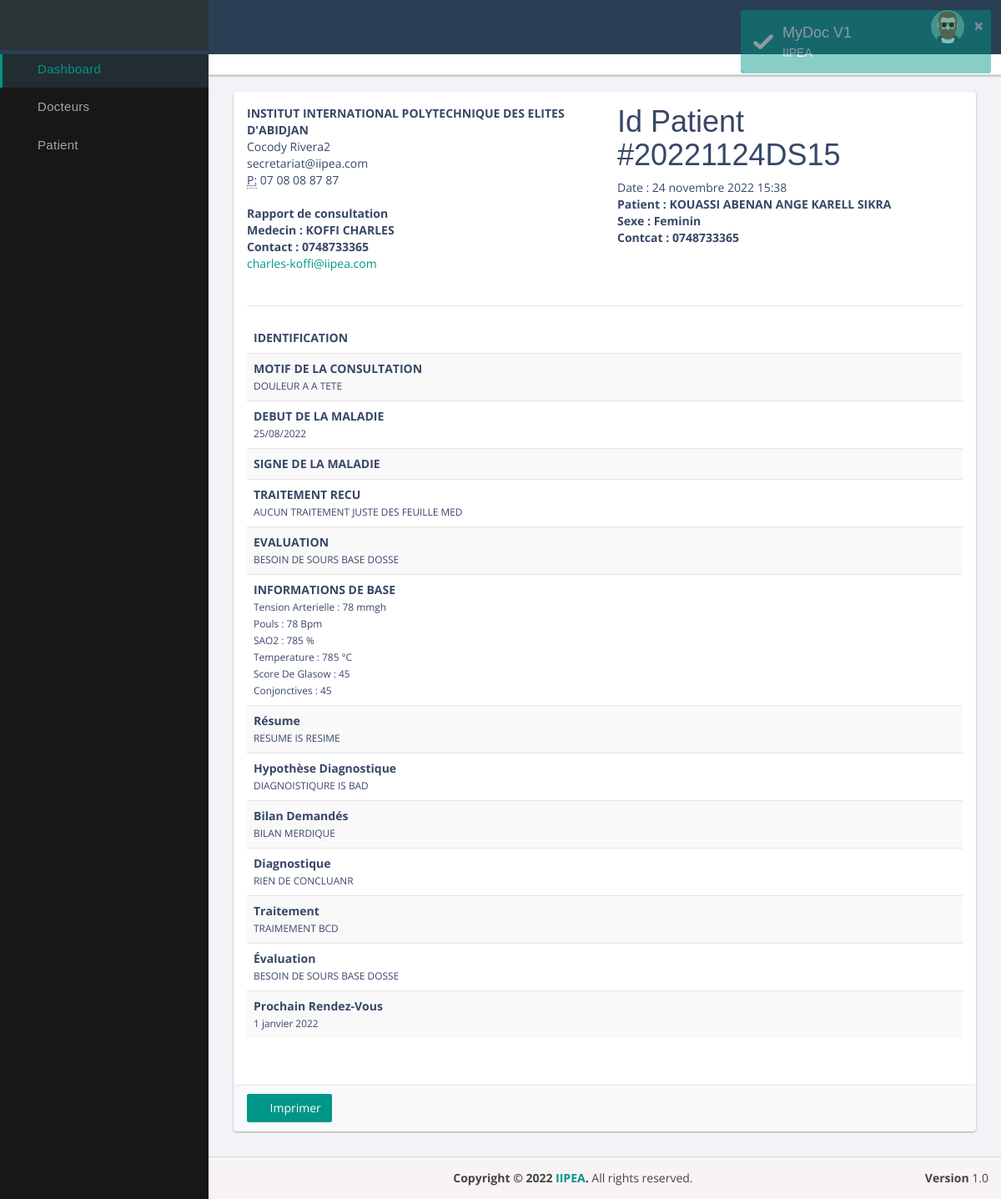
/resume_consultation/2/ (signed in), run on the app's committed database.
### hospital/models.py (models this page shows, shortened)
class Consultation(models.Model):
    docteur = models.ForeignKey(Doctor, related_name="doctor_consultation", on_delete=models.CASCADE, blank=True, null=True)
    patient = models.ForeignKey(Patient,related_name="patient_consultation",on_delete=models.CASCADE, blank=True, null=True)
    motif_de_la_consultation = models.TextField(blank=True)
    debut_de_la_maladie = models.CharField(max_length=50,blank=True)
    signes_de_la_maladie = models.CharField(max_length=100, blank=True)
    traitement_recu = models.TextField(blank=True)
    evaluation = models.TextField(blank=True)
    tension_arterielle  = models.IntegerField(default=0)
    pouls  = models.IntegerField(default=0)
    sao2  = models.IntegerField(default=0)
    temperature  = models.IntegerField(default=0)
    score_de_glasow  = models.IntegerField(default=0)
    conjonctives = models.IntegerField(default=0)
    resume = models.TextField(blank=True)
    hypothese_diagnostique = models.TextField(blank=True)
    bilan_demande = models.TextField(blank=True)
    diagnostic = models.TextField(blank=True)
    traitement = models.TextField(blank=True)
    evoluation = models.TextField(blank=True)
    rendez_vous = models.DateField(null=True, blank=True)
    active = models.BooleanField(default=True)
    created = models.DateTimeField(auto_now_add=True)
    date_update = models.DateTimeField(auto_now=True)
    class Meta:
        verbose_name = 'Consultation'
        verbose_name_plural = 'Consultations'

class Doctor(models.Model):
    user = models.OneToOneField(User, on_delete=models.CASCADE)
    sexe = models.CharField(max_length=10, choices=sexes,)
    telephone  = models.CharField(max_length=10)
    groupe_sanguin = models.CharField(max_length=3, choices=sang,blank=True, null=True)
    active = models.BooleanField(default=True)
    created = models.DateTimeField(auto_now_add=True)
    date_update = models.DateTimeField(auto_now=True)
    class Meta:
        verbose_name = 'Doctor'
        verbose_name_plural = 'Doctors'
    def __str__(self):
        return "{} {}".format(self.user.last_name, self.user.first_name)

class User(AbstractUser):
    is_doctor = models.BooleanField(default=False)
    is_patient = models.BooleanField(default=False)

class Patient(models.Model):
    nom = models.CharField(max_length=50)
    prenom = models.CharField(max_length=50)
    age = models.CharField(max_length=50)
    sexe = models.CharField(max_length=10, choices=sexes,)
    profession = models.CharField(max_length=50)
    domicile = models.CharField(max_length=50)
    nationalite = models.CharField(max_length=50)
    referent = models.CharField(max_length=50)
    telephone = models.CharField(max_length=10)
    groupe_sanguin = models.CharField(max_length=3, choices=sang,blank=True, null=True)
    taille = models.CharField(max_length=50)
    poids = models.CharField(max_length=50)
    imc = models.CharField(max_length=50)
    asthme = models.CharField(max_length=3, choices=status,)
    epilepsie = models.CharField(max_length=3, choices=status,)
    drepanocytose = models.CharField(max_length=3, choices=status,)
    ulcere = models.CharField(max_length=3, choices=status,)
    sinusite = models.CharField(max_length=3, choices=status,)
    diabete = models.CharField(max_length=3, choices=status,)
    hta = models.CharField(max_length=3, choices=status,)
    operation = models.CharField(max_length=3, choices=status,)
    gestite_parite = models.CharField(max_length=50)
    contraception = models.CharField(max_length=3, choices=status,)
    alcool = models.CharField(max_length=3, choices=status,)
    tabac = models.CharField(max_length=3, choices=status,)
    autre = models.CharField(max_length=50, blank=True)
    active = models.BooleanField(default=True)
    created = models.DateTimeField(auto_now_add=True)
    date_update = models.DateTimeField(auto_now=True)
    class Meta:
        verbose_name = 'Patient'
        verbose_name_plural = 'Patients'
    def __str__(self):
        return "{} {}".format(self.nom, self.prenom)
    @property
    def mat(self):
        a = str(self.created)
        return a[:14].replace(' ','DS').replace(':','').replace('-','')

### hospital/views.py (the view)
# urls.py: path('resume_consultation/<int:pk>/',resume ,name="resume"),
@login_required
def resume(request,pk):
    consultation ={ 'consultation': Consultation.objects.get(pk=pk)}
    return render(request,"sites/uses/consultations/resume.html", context=consultation)

### templates/sites/uses/consultations/resume.html (shortened to what this page needs)
{% extends 'sites/base/base.html' %}
{% load static %}
{% load crispy_forms_tags %}
{% block content %}
<div class="row">
    <div class="col-sm-12">
        <div class="panel panel-bd">
            <div class="panel-body">
                <div class="row">
                    <div class="col-sm-6">
                        <address>
                            <strong>INSTITUT INTERNATIONAL POLYTECHNIQUE DES ELITES D'ABIDJAN</strong><br>
                            Cocody Rivera2 <br>
                            secretariat@iipea.com<br>
                            <abbr title="Phone">P:</abbr> 07 08 08 87 87
                        </address>
                        <address>
                            <strong>Rapport de consultation</strong><br>
                            <strong>Medecin : {{consultation.docteur}} </strong><br>
                            <strong>Contact : {{consultation.docteur.telephone}} </strong><br>
                            <a href="mailto:#">{{consultation.docteur.user.username}}</a>
                        </address>
                    </div>
                    <div class="col-sm-6 text-left">
                        <h1 class="m-t-0">Id Patient #{{consultation.patient.mat}}</h1>
                        <div>Date : {{consultation.created}}</div>
                        <strong>Patient : {{consultation.patient}} </strong><br>
                        <strong>Sexe : {{consultation.patient.sexe}} </strong><br>
                        <strong>Contcat : {{consultation.patient.telephone}} </strong><br>
                    </div>
                </div>
                <hr>
                <div class="table-responsive m-b-20">
                    <table class="table table-striped">
                        <thead>
                            <tr>
                                <th>IDENTIFICATION</th>
                            </tr>
                        </thead>
                        <tbody>
                            <tr>
                                <td>
                                    <div>
                                        <strong>MOTIF DE LA CONSULTATION</strong>
                                    </div>
                                    <small>{{ consultation.motif_de_la_consultation}}</small>
                                </td>
                            </tr>
                            <tr>
                                <td>
                                    <div>
                                        <strong>DEBUT DE LA MALADIE</strong>
                                    </div>
                                    <small>{{ consultation.debut_de_la_maladie}}</small>
                                </td>
                            </tr>
                            <tr>
                                <td>
                                    <div>
                                        <strong>SIGNE DE LA MALADIE</strong>
                                    </div>
                                </td>
                            </tr>
                            <tr>
                                <td>
                                    <div>
                                        <strong>TRAITEMENT RECU</strong>
                                    </div>
                                    <small>{{ consultation.traitement_recu}}</small>
                                </td>
                            </tr>
                            <tr>
                                <td>
                                    <div>
                                        <strong>EVALUATION</strong>
                                    </div>
                                    <small>{{ consultation.evaluation}}</small>
                                </td>
                            </tr>
                            <tr>
                                <td>
                                    <div>
                                        <strong>INFORMATIONS DE BASE</strong>
                                    </div>
                                    <small>Tension Arterielle : {{ consultation.tension_arterielle}} mmgh</small><br>
                                    <small>Pouls : {{ consultation.tension_arterielle}} Bpm</small><br>
                                    <small>SAO2 : {{ consultation.sao2}} %</small><br>
                                    <small>Temperature : {{ consultation.sao2}} °C</small><br>
                                    <small>Score De Glasow : {{ consultation.score_de_glasow}}</small><br>
                                    <small>Conjonctives : {{ consultation.score_de_glasow}}</small><br>
                                </td>
                            </tr>
                            <tr>
                                <td>
                                    <div>
                                        <strong>Résume</strong>
                                    </div>
                                    <small>{{ consultation.resume | safe }}</small>
                                </td>
                            </tr>
                            <tr>
                                <td>
                                    <div>
                                        <strong>Hypothèse Diagnostique</strong>
                                    </div>
                                    <small>{{ consultation.hypothese_diagnostique | safe }}</small>
                                </td>
                            </tr>
                            <tr>
                                <td>
                                    <div>
                                        <strong>Bilan Demandés</strong>
                                    </div>
                                    <small>{{ consultation.bilan_demande | safe }}</small>
                                </td>
                            </tr>
                            <tr>
                                <td>
                                    <div>
                                        <strong>Diagnostique</strong>
                                    </div>
                                    <small>{{ consultation.diagnostic | safe }}</small>
                                </td>
                            </tr>
                            <tr>
                                <td>
                                    <div>
                                        <strong>Traitement</strong>
                                    </div>
                                    <small>{{ consultation.traitement | safe }}</small>
                                </td>
                            </tr>
                            <tr>
                                <td>
                                    <div>
                                        <strong>Évaluation</strong>
                                    </div>
                                    <small>{{ consultation.evaluation | safe }}</small>
                                </td>
                            </tr>
                            <tr>
                                <td>
                                    <div>
                                        <strong>Prochain Rendez-Vous</strong>
                                    </div>
                                    <small>{{ consultation.rendez_vous }}</small>
                                </td>
                            </tr>
                        </tbody>
                    </table>
                </div>
                <div class="row">
                    <div class="col-sm-4">
                    </div>
                </div>
            </div>
            <div class="panel-footer text-left">
                <button type="button" class="btn btn-info" onclick="window.print()"><span class="fa fa-print"></span>
                    Imprimer</button>
            </div>
        </div>
    </div>
</div>
{% endblock content %}

### data on the page
Consultation: docteur "KOFFI CHARLES", docteur.telephone "0748733365", docteur.user.username "charles-koffi@iipea.com", patient.mat "20221124DS15", created "24 novembre 2022 15:38", patient "KOUASSI ABENAN ANGE KARELL SIKRA", patient.sexe "Feminin", patient.telephone "0748733365", motif_de_la_consultation "DOULEUR A A TETE", debut_de_la_maladie "25/08/2022", traitement_recu "AUCUN TRAITEMENT JUSTE DES FEUILLE MED", evaluation "BESOIN DE SOURS BASE DOSSE", tension_arterielle "78", sao2 "785", score_de_glasow "45", resume "RESUME IS RESIME", hypothese_diagnostique "DIAGNOISTIQURE IS BAD", bilan_demande "BILAN MERDIQUE", diagnostic "RIEN DE CONCLUANR", traitement "TRAIMEMENT BCD", rendez_vous "1 janvier 2022"
